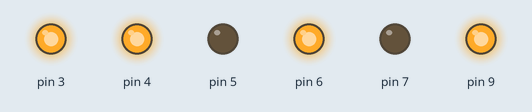
A sketch run on a simulated Arduino Uno, built with avr-gcc and run on an emulated ATmega328P. Parts: output pins drawn as LEDs (lit = HIGH).

Above: at 0.5 s.
At 2.5 s:
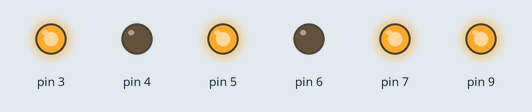
Timing chart, 0 to 4.6 s (numbered marks = the images above):
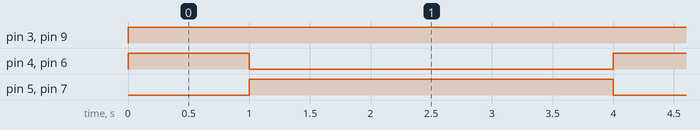

Measured:
- by itself, pin 3, pin 9: LOW → HIGH at 0.00 s
- by itself, pin 4, pin 6: alternates HIGH for 1.0 s and LOW for 3.0 s
- by itself, pin 5, pin 7: alternates HIGH for 3.0 s and LOW for 1.0 s

The sketch:

MOTORS.ino
```cpp
void setup() {
  // put your setup code here, to run once:
  pinMode(3,OUTPUT);
  pinMode(4,OUTPUT);
  pinMode(5,OUTPUT);
  pinMode(6,OUTPUT);
  pinMode(7,OUTPUT);
  pinMode(9,OUTPUT);
}
/*
 * 4 clockwire Right           in4
 * 5  conter clockwire Right   in3
 * 6  clockwire Left           in2
 * 7  conter clock wire Left   in1
 *
 */
void loop() {
  // put your main code here, to run repeatedly:

  digitalWrite(3,HIGH);
  digitalWrite(9,HIGH);

  digitalWrite(4,HIGH);
  digitalWrite(5,LOW);
  digitalWrite(6,HIGH);
  digitalWrite(7,LOW);
  delay(1000);
  digitalWrite(3,HIGH);
  digitalWrite(9,HIGH);

  digitalWrite(4,LOW);
  digitalWrite(5,HIGH);
  digitalWrite(6,LOW);
  digitalWrite(7,HIGH);
  delay(3000);
}
```
